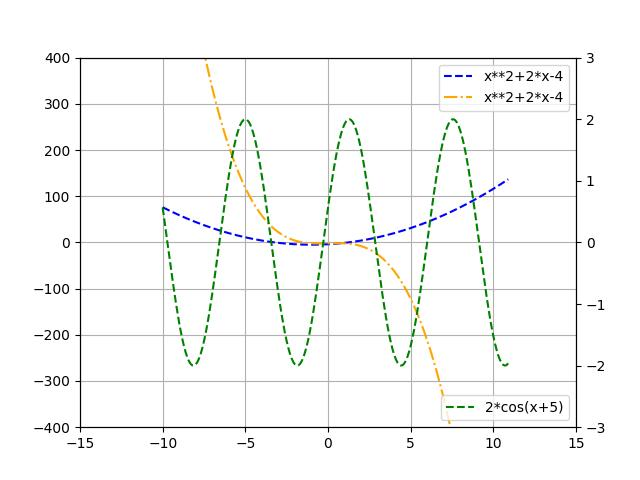

This figure's Python source:
import matplotlib.pyplot as plt
import pandas as pd
import numpy as np
fig, ax1 = plt.subplots()
x=np.arange(-10,11,0.1)
y1=x**2+2*x-4
y2=-x**3+x-2
ax1.plot(x,y1,label="x**2+2*x-4",linestyle="--",color="b")
ax1.plot(x,y2,label="x**2+2*x-4",linestyle="-.",color="orange")
plt.legend()
plt.xlim(-15,15)
plt.grid(True)
plt.ylim(-400,400)
ax2 = ax1.twinx()
x1=np.arange(-10,11,0.1)
y3=2*np.cos(x1+5)
plt.ylim(-3,3)
ax2.plot(x,y3,label="2*cos(x+5)",linestyle="--",color="g")
plt.legend(loc="lower right")
plt.savefig("zad1.jpg")
plt.show()